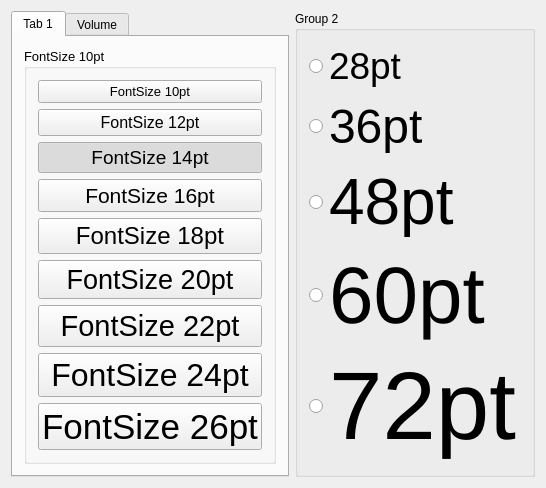
<?xml version="1.0" encoding="UTF-8"?>
<ui version="4.0">
 <class>QtTestUI</class>
 <widget class="QWidget" name="QtTestUI">
  <property name="geometry">
   <rect>
    <x>0</x>
    <y>0</y>
    <width>546</width>
    <height>488</height>
   </rect>
  </property>
  <property name="minimumSize">
   <size>
    <width>546</width>
    <height>488</height>
   </size>
  </property>
  <property name="maximumSize">
   <size>
    <width>546</width>
    <height>488</height>
   </size>
  </property>
  <property name="windowTitle">
   <string>QtTestUI</string>
  </property>
  <layout class="QHBoxLayout" name="horizontalLayout">
   <item>
    <widget class="QTabWidget" name="tabWidget">
     <property name="minimumSize">
      <size>
       <width>210</width>
       <height>130</height>
      </size>
     </property>
     <property name="styleSheet">
      <string notr="true"/>
     </property>
     <property name="currentIndex">
      <number>0</number>
     </property>
     <widget class="QWidget" name="tab">
      <attribute name="title">
       <string>Tab 1</string>
      </attribute>
      <layout class="QHBoxLayout" name="horizontalLayout_2">
       <item>
        <widget class="QGroupBox" name="groupBox">
         <property name="font">
          <font>
           <pointsize>10</pointsize>
          </font>
         </property>
         <property name="title">
          <string>FontSize 10pt</string>
         </property>
         <layout class="QVBoxLayout" name="verticalLayout">
          <item>
           <widget class="QPushButton" name="pushButton_4">
            <property name="text">
             <string>FontSize 10pt</string>
            </property>
           </widget>
          </item>
          <item>
           <widget class="QPushButton" name="pushButton">
            <property name="font">
             <font>
              <pointsize>12</pointsize>
             </font>
            </property>
            <property name="text">
             <string>FontSize 12pt</string>
            </property>
           </widget>
          </item>
          <item>
           <widget class="QPushButton" name="pushButton_2">
            <property name="font">
             <font>
              <pointsize>14</pointsize>
             </font>
            </property>
            <property name="text">
             <string>FontSize 14pt</string>
            </property>
            <property name="checkable">
             <bool>true</bool>
            </property>
            <property name="checked">
             <bool>true</bool>
            </property>
           </widget>
          </item>
          <item>
           <widget class="QPushButton" name="pushButton_3">
            <property name="font">
             <font>
              <pointsize>16</pointsize>
             </font>
            </property>
            <property name="text">
             <string>FontSize 16pt</string>
            </property>
           </widget>
          </item>
          <item>
           <widget class="QPushButton" name="pushButton_7">
            <property name="font">
             <font>
              <pointsize>18</pointsize>
             </font>
            </property>
            <property name="text">
             <string>FontSize 18pt</string>
            </property>
           </widget>
          </item>
          <item>
           <widget class="QPushButton" name="pushButton_8">
            <property name="font">
             <font>
              <pointsize>20</pointsize>
             </font>
            </property>
            <property name="text">
             <string>FontSize 20pt</string>
            </property>
           </widget>
          </item>
          <item>
           <widget class="QPushButton" name="pushButton_5">
            <property name="font">
             <font>
              <pointsize>22</pointsize>
             </font>
            </property>
            <property name="text">
             <string>FontSize 22pt</string>
            </property>
           </widget>
          </item>
          <item>
           <widget class="QPushButton" name="pushButton_6">
            <property name="font">
             <font>
              <pointsize>24</pointsize>
             </font>
            </property>
            <property name="text">
             <string>FontSize 24pt</string>
            </property>
           </widget>
          </item>
          <item>
           <widget class="QPushButton" name="pushButton_9">
            <property name="font">
             <font>
              <pointsize>26</pointsize>
             </font>
            </property>
            <property name="text">
             <string>FontSize 26pt</string>
            </property>
           </widget>
          </item>
         </layout>
        </widget>
       </item>
      </layout>
     </widget>
     <widget class="QWidget" name="tab_2">
      <attribute name="title">
       <string>Volume</string>
      </attribute>
     </widget>
    </widget>
   </item>
   <item>
    <widget class="QGroupBox" name="groupBox_2">
     <property name="title">
      <string>Group 2</string>
     </property>
     <layout class="QVBoxLayout" name="verticalLayout_2">
      <item>
       <widget class="QRadioButton" name="radioButton">
        <property name="font">
         <font>
          <pointsize>28</pointsize>
         </font>
        </property>
        <property name="text">
         <string>28pt</string>
        </property>
       </widget>
      </item>
      <item>
       <widget class="QRadioButton" name="radioButton_2">
        <property name="font">
         <font>
          <pointsize>36</pointsize>
         </font>
        </property>
        <property name="text">
         <string>36pt</string>
        </property>
       </widget>
      </item>
      <item>
       <widget class="QRadioButton" name="radioButton_3">
        <property name="font">
         <font>
          <pointsize>48</pointsize>
         </font>
        </property>
        <property name="text">
         <string>48pt</string>
        </property>
       </widget>
      </item>
      <item>
       <widget class="QRadioButton" name="radioButton_5">
        <property name="font">
         <font>
          <pointsize>60</pointsize>
         </font>
        </property>
        <property name="text">
         <string>60pt</string>
        </property>
       </widget>
      </item>
      <item>
       <widget class="QRadioButton" name="radioButton_4">
        <property name="font">
         <font>
          <pointsize>72</pointsize>
         </font>
        </property>
        <property name="text">
         <string>72pt</string>
        </property>
       </widget>
      </item>
     </layout>
    </widget>
   </item>
  </layout>
 </widget>
 <layoutdefault spacing="6" margin="11"/>
 <resources/>
 <connections/>
</ui>
